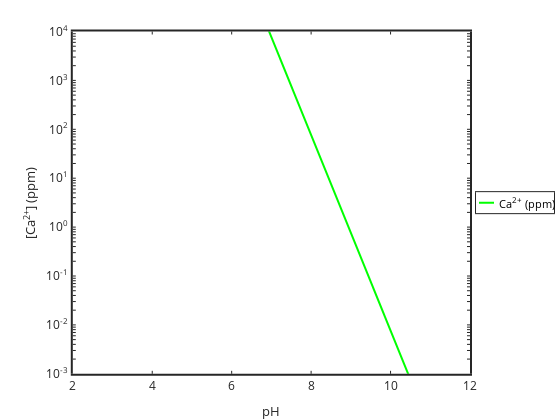

Notebook source saved alongside this figure:
### Code cell
% Define constants
graphics_toolkit("plotly");

% Define pH range and compute species concentrations
pH = 2:0.1:12;
H = 10.^-pH;                                
HCO3 = (Ka1 * KH * PCO2) ./ H;              
CO3 = (Ka2 * Ka1 * KH * PCO2) ./ (H.^2);    

% Compute [Ca2+] in mol/L
Ca = Ksp ./ CO3; % Solubility equilibrium

% Convert [Ca2+] to ppm
Ca_ppm = Ca * molar_mass * 1000; % Convert from mol/L to ppm

% Plot Ca (ppm) vs. pH
figure;
h4 = semilogy(pH, Ca_ppm, 'g-', 'linewidth', 2);
xlabel('pH'); ylabel('[Ca^{2+}] (ppm)')
legend('Ca^{2+} (ppm)','location','eastoutside');
legend("autoupdate", "off");
set(gca, 'linewidth', 2, 'fontsize', 12);
axis([2 12 1e-3 1e4]); % Adjusted y-axis for ppm scale

% Find the Ca concentration at pH = 12
pH_target = 12;                        
[~, idx] = min(abs(pH - pH_target));   % Find closest pH index
Ca_target_ppm = Ca_ppm(idx);                   

% Display results
fprintf('The Ca concentration at pH %.1f is %.2f ppm.\n', pH_target, Ca_target_ppm);

### Figure 1 — Plotly figure (JSON) as saved in the notebook; plotly's stock layout.template omitted (floating-point values rounded to 4 significant figures)
{"data": [{"line": {"color": "rgb(0,255,0)", "dash": "solid", "width": 2}, "marker": {"color": "rgb(0,255,0)", "line": {"color": "rgb(0,255,0)"}, "size": 6, "symbol": "none"}, "mode": "lines", "name": "Ca^{2+} (ppm)", "showlegend": true, "type": "scatter", "visibility": true, "x": [2, 2.1, 2.2, 2.3, 2.4, 2.5, 2.6, 2.7, 2.8, 2.9, 3, 3.1, 3.2, 3.3, 3.4, 3.5, 3.6, 3.7, 3.8, 3.9, 4, 4.1, 4.2, 4.3, 4.4, 4.5, 4.6, 4.7, 4.8, 4.9, 5, 5.1, 5.2, 5.3, 5.4, 5.5, 5.6, 5.7, 5.8, 5.9, 6, 6.1, 6.2, 6.3, 6.4, 6.5, 6.6, 6.7, 6.8, 6.9, 7, 7.1, 7.2, 7.3, 7.4, 7.5, 7.6, 7.7, 7.8, 7.9, 8, 8.1, 8.2, 8.3, 8.4, 8.5, 8.6, 8.7, 8.8, 8.9, 9, 9.1, 9.2, 9.3, 9.4, 9.5, 9.6, 9.7, 9.8, 9.9, 10, 10.1, 10.2, 10.3, 10.4, 10.5, 10.6, 10.7, 10.8, 10.9, 11, 11.1, 11.2, 11.3, 11.4, 11.5, 11.6, 11.7, 11.8, 11.9, 12], "xaxis": "x", "y": [76590000000000.0, 48320000000000.0, 30490000000000.0, 19240000000000.0, 12140000000000.0, 7659000000000.0, 4832000000000.0, 3049000000000.0, 1924000000000.0, 1214000000000.0, 765900000000.0, 483200000000.0, 304900000000.0, 192400000000.0, 121400000000.0, 76590000000.0, 48320000000.0, 30490000000.0, 19240000000.0, 12140000000.0, 7659000000.0, 4832000000.0, 3049000000.0, 1924000000.0, 1214000000.0, 765900000.0, 483200000.0, 304900000.0, 192400000.0, 121400000.0, 76590000.0, 48320000.0, 30490000.0, 19240000.0, 12140000.0, 7659000.0, 4832000.0, 3049000.0, 1924000.0, 1214000.0, 765900.0, 483200.0, 304900.0, 192400.0, 121400.0, 76590.0, 48320.0, 30490.0, 19240.0, 12140.0, 7659.0, 4832.0, 3049.0, 1924.0, 1214.0, 765.9, 483.2, 304.9, 192.4, 121.4, 76.59, 48.32, 30.49, 19.24, 12.14, 7.659, 4.832, 3.049, 1.924, 1.214, 0.7659, 0.4832, 0.3049, 0.1924, 0.1214, 0.07659, 0.04832, 0.03049, 0.01924, 0.01214, 0.007659, 0.004832, 0.003049, 0.001924, 0.001214, 0.0007659, 0.0004832, 0.0003049, 0.0001924, 0.0001214, 7.659e-05, 4.832e-05, 3.049e-05, 1.924e-05, 1.214e-05, 7.659e-06, 4.832e-06, 3.049e-06, 1.924e-06, 1.214e-06, 7.659e-07], "yaxis": "y"}, {"hoverinfo": "none", "line": {"color": "rgb(0,255,0)", "dash": "solid", "width": 2}, "marker": {"color": "rgb(0,255,0)", "line": {"color": "rgb(0,255,0)"}, "size": 6, "symbol": "none"}, "mode": "lines", "name": "", "showlegend": false, "type": "scatter", "visibility": true, "x": [3, 18], "xaxis": "x2", "y": [10.5, 10.5], "yaxis": "y2"}], "layout": {"annotations": [{"font": {"color": "rgb(0, 0, 0)", "size": 10.8}, "showarrow": false, "text": "Ca<sup>2+</sup> (ppm)", "x": 21, "xanchor": "left", "xref": "x2", "y": 10.5, "yanchor": "middle", "yref": "y2"}], "height": 420, "hovermode": "closest", "margin": {"b": 0, "l": 0, "r": 0, "t": 0}, "plot_bgcolor": "rgba(0, 0, 0, 0)", "showlegend": false, "width": 560, "xaxis": {"anchor": "y", "autorange": false, "domain": [0.13, 0.8393], "exponentformat": "none", "gridcolor": "rgba(38,38,38,0.15)", "gridwidth": 2, "linecolor": "rgb(38,38,38)", "linewidth": 2, "mirror": "ticks", "range": [2, 12], "showgrid": false, "showline": true, "side": "bottom", "spikedash": "solid", "spikemode": "across", "spikesides": false, "spikethickness": 1, "tickangle": 0, "tickcolor": "rgb(38,38,38)", "tickfont": {"color": "rgb(38,38,38)", "size": 12}, "ticklen": 3, "ticks": "inside", "ticktext": ["2", "4", "6", "8", "10", "12"], "tickvals": [2, 4, 6, 8, 10, 12], "title": {"font": {"color": "rgb(38,38,38)", "size": 13.2}, "text": "pH"}, "type": "linear", "visible": true, "zeroline": false}, "xaxis2": {"anchor": "y2", "autorange": false, "domain": [0.85, 0.9893], "exponentformat": "none", "fixedrange": true, "gridcolor": "rgba(38,38,38,0.15)", "gridwidth": 1, "linecolor": "rgb(38,38,38)", "linewidth": 1, "mirror": true, "range": [0, 78], "showgrid": false, "showline": true, "showspikes": false, "side": "bottom", "spikedash": "solid", "spikemode": "across", "spikesides": false, "spikethickness": 1, "tickangle": 0, "tickcolor": "rgb(38,38,38)", "tickfont": {"color": "rgb(38,38,38)", "size": 10.8}, "ticklen": 3, "ticks": "", "ticktext": [], "tickvals": [], "title": {"font": {"color": "rgb(0, 0, 0)", "size": 11.88}, "text": ""}, "type": "linear", "visible": true, "zeroline": false}, "yaxis": {"anchor": "x", "autorange": false, "domain": [0.11, 0.925], "exponentformat": "none", "gridcolor": "rgba(38,38,38,0.15)", "gridwidth": 2, "linecolor": "rgb(38,38,38)", "linewidth": 2, "mirror": "ticks", "range": [-3, 4], "showgrid": false, "showline": true, "side": "left", "spikedash": "solid", "spikemode": "across", "spikesides": false, "spikethickness": 1, "tickangle": 0, "tickcolor": "rgb(38,38,38)", "tickfont": {"color": "rgb(38,38,38)", "size": 12}, "ticklen": 3, "ticks": "inside", "ticktext": ["10<sup>-3</sup>", "", "", "", "", "", "", "", "", "10<sup>-2</sup>", "", "", "", "", "", "", "", "", "10<sup>-1</sup>", "", "", "", "", "", "", "", "", "10<sup>0</sup>", "", "", "", "", "", "", "", "", "10<sup>1</sup>", "", "", "", "", "", "", "", "", "10<sup>2</sup>", "", "", "", "", "", "", "", "", "10<sup>3</sup>", "", "", "", "", "", "", "", "", "10<sup>4</sup>"], "tickvals": [0.001, 0.002, 0.003, 0.004, 0.005, 0.006, 0.007, 0.008, 0.009, 0.01, 0.02, 0.03, 0.04, 0.05, 0.06, 0.07, 0.08, 0.09, 0.1, 0.2, 0.3, 0.4, 0.5, 0.6, 0.7, 0.8, 0.9, 1, 2, 3, 4, 5, 6, 7, 8, 9, 10, 20, 30, 40, 50, 60, 70, 80, 90, 100, 200, 300, 400, 500, 600, 700, 800, 900, 1000, 2000, 3000, 4000, 5000, 6000, 7000, 8000, 9000, 10000], "title": {"font": {"color": "rgb(38,38,38)", "size": 13.2}, "text": "[Ca<sup>2+</sup>] (ppm)"}, "type": "log", "visible": true, "zeroline": false}, "yaxis2": {"anchor": "x2", "autorange": false, "domain": [0.4925, 0.5425], "exponentformat": "none", "fixedrange": true, "gridcolor": "rgba(38,38,38,0.15)", "gridwidth": 1, "linecolor": "rgb(38,38,38)", "linewidth": 1, "mirror": true, "range": [21, 0], "showgrid": false, "showline": true, "showspikes": false, "side": "left", "spikedash": "solid", "spikemode": "across", "spikesides": false, "spikethickness": 1, "tickangle": 0, "tickcolor": "rgb(38,38,38)", "tickfont": {"color": "rgb(38,38,38)", "size": 10.8}, "ticklen": 3, "ticks": "", "ticktext": [], "tickvals": [], "title": {"font": {"color": "rgb(0, 0, 0)", "size": 11.88}, "text": ""}, "type": "linear", "visible": true, "zeroline": false}}}
